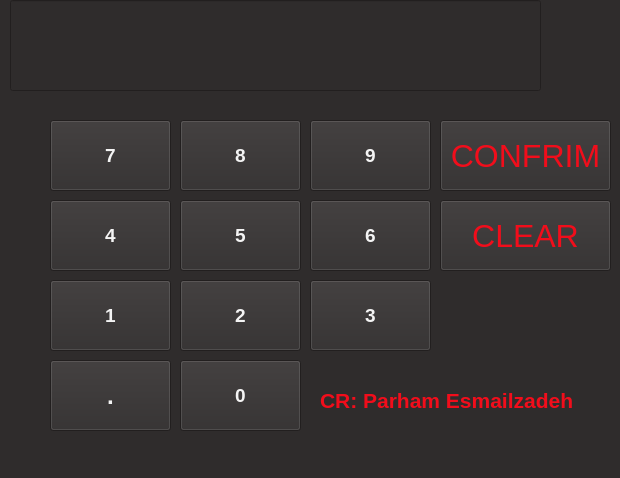
<?xml version="1.0" encoding="UTF-8"?>
<ui version="4.0">
 <class>MainWindow</class>
 <widget class="QMainWindow" name="MainWindow">
  <property name="geometry">
   <rect>
    <x>0</x>
    <y>0</y>
    <width>620</width>
    <height>478</height>
   </rect>
  </property>
  <property name="font">
   <font>
    <pointsize>16</pointsize>
    <weight>75</weight>
    <bold>true</bold>
   </font>
  </property>
  <property name="windowTitle">
   <string>MainWindow</string>
  </property>
  <property name="styleSheet">
   <string notr="true">background:#2F2C2C;</string>
  </property>
  <widget class="QWidget" name="centralwidget">
   <widget class="QLineEdit" name="LE_result">
    <property name="geometry">
     <rect>
      <x>10</x>
      <y>0</y>
      <width>531</width>
      <height>91</height>
     </rect>
    </property>
    <property name="font">
     <font>
      <pointsize>16</pointsize>
      <weight>75</weight>
      <bold>true</bold>
     </font>
    </property>
    <property name="layoutDirection">
     <enum>Qt::LeftToRight</enum>
    </property>
    <property name="styleSheet">
     <string notr="true">color: #D62121</string>
    </property>
    <property name="readOnly">
     <bool>true</bool>
    </property>
   </widget>
   <widget class="QPushButton" name="btn_7">
    <property name="geometry">
     <rect>
      <x>50</x>
      <y>120</y>
      <width>121</width>
      <height>71</height>
     </rect>
    </property>
    <property name="font">
     <font>
      <pointsize>14</pointsize>
      <weight>75</weight>
      <bold>true</bold>
     </font>
    </property>
    <property name="styleSheet">
     <string notr="true">color: #F4F4F4</string>
    </property>
    <property name="text">
     <string>7</string>
    </property>
   </widget>
   <widget class="QPushButton" name="btn_5">
    <property name="geometry">
     <rect>
      <x>180</x>
      <y>200</y>
      <width>121</width>
      <height>71</height>
     </rect>
    </property>
    <property name="font">
     <font>
      <pointsize>14</pointsize>
      <weight>75</weight>
      <bold>true</bold>
     </font>
    </property>
    <property name="styleSheet">
     <string notr="true">color: #F4F4F4</string>
    </property>
    <property name="text">
     <string>5</string>
    </property>
   </widget>
   <widget class="QPushButton" name="btn_4">
    <property name="geometry">
     <rect>
      <x>50</x>
      <y>200</y>
      <width>121</width>
      <height>71</height>
     </rect>
    </property>
    <property name="font">
     <font>
      <pointsize>14</pointsize>
      <weight>75</weight>
      <bold>true</bold>
     </font>
    </property>
    <property name="styleSheet">
     <string notr="true">color: #F4F4F4</string>
    </property>
    <property name="text">
     <string>4</string>
    </property>
   </widget>
   <widget class="QPushButton" name="btn_9">
    <property name="geometry">
     <rect>
      <x>310</x>
      <y>120</y>
      <width>121</width>
      <height>71</height>
     </rect>
    </property>
    <property name="font">
     <font>
      <pointsize>14</pointsize>
      <weight>75</weight>
      <bold>true</bold>
     </font>
    </property>
    <property name="styleSheet">
     <string notr="true">color: #F4F4F4</string>
    </property>
    <property name="text">
     <string>9</string>
    </property>
   </widget>
   <widget class="QPushButton" name="btn_8">
    <property name="geometry">
     <rect>
      <x>180</x>
      <y>120</y>
      <width>121</width>
      <height>71</height>
     </rect>
    </property>
    <property name="font">
     <font>
      <pointsize>14</pointsize>
      <weight>75</weight>
      <bold>true</bold>
     </font>
    </property>
    <property name="styleSheet">
     <string notr="true">color: #F4F4F4</string>
    </property>
    <property name="text">
     <string>8</string>
    </property>
   </widget>
   <widget class="QPushButton" name="btn_3">
    <property name="geometry">
     <rect>
      <x>310</x>
      <y>280</y>
      <width>121</width>
      <height>71</height>
     </rect>
    </property>
    <property name="font">
     <font>
      <pointsize>14</pointsize>
      <weight>75</weight>
      <bold>true</bold>
     </font>
    </property>
    <property name="styleSheet">
     <string notr="true">color: #F4F4F4</string>
    </property>
    <property name="text">
     <string>3</string>
    </property>
   </widget>
   <widget class="QPushButton" name="btn_2">
    <property name="geometry">
     <rect>
      <x>180</x>
      <y>280</y>
      <width>121</width>
      <height>71</height>
     </rect>
    </property>
    <property name="font">
     <font>
      <pointsize>14</pointsize>
      <weight>75</weight>
      <bold>true</bold>
     </font>
    </property>
    <property name="styleSheet">
     <string notr="true">color: #F4F4F4</string>
    </property>
    <property name="text">
     <string>2</string>
    </property>
   </widget>
   <widget class="QPushButton" name="btn_1">
    <property name="geometry">
     <rect>
      <x>50</x>
      <y>280</y>
      <width>121</width>
      <height>71</height>
     </rect>
    </property>
    <property name="font">
     <font>
      <pointsize>14</pointsize>
      <weight>75</weight>
      <bold>true</bold>
     </font>
    </property>
    <property name="styleSheet">
     <string notr="true">color: #F4F4F4</string>
    </property>
    <property name="text">
     <string>1</string>
    </property>
   </widget>
   <widget class="QPushButton" name="btn_6">
    <property name="geometry">
     <rect>
      <x>310</x>
      <y>200</y>
      <width>121</width>
      <height>71</height>
     </rect>
    </property>
    <property name="font">
     <font>
      <pointsize>14</pointsize>
      <weight>75</weight>
      <bold>true</bold>
     </font>
    </property>
    <property name="styleSheet">
     <string notr="true">color: #F4F4F4</string>
    </property>
    <property name="text">
     <string>6</string>
    </property>
   </widget>
   <widget class="QPushButton" name="btn_0">
    <property name="geometry">
     <rect>
      <x>180</x>
      <y>360</y>
      <width>121</width>
      <height>71</height>
     </rect>
    </property>
    <property name="font">
     <font>
      <pointsize>14</pointsize>
      <weight>75</weight>
      <bold>true</bold>
     </font>
    </property>
    <property name="styleSheet">
     <string notr="true">color: #F4F4F4</string>
    </property>
    <property name="text">
     <string>0</string>
    </property>
   </widget>
   <widget class="QPushButton" name="btn_dot">
    <property name="geometry">
     <rect>
      <x>50</x>
      <y>360</y>
      <width>121</width>
      <height>71</height>
     </rect>
    </property>
    <property name="font">
     <font>
      <pointsize>18</pointsize>
      <weight>75</weight>
      <bold>true</bold>
     </font>
    </property>
    <property name="styleSheet">
     <string notr="true">color: #F4F4F4
</string>
    </property>
    <property name="text">
     <string>.</string>
    </property>
   </widget>
   <widget class="QLabel" name="label">
    <property name="geometry">
     <rect>
      <x>320</x>
      <y>380</y>
      <width>281</width>
      <height>41</height>
     </rect>
    </property>
    <property name="font">
     <font>
      <pointsize>16</pointsize>
      <weight>75</weight>
      <bold>true</bold>
     </font>
    </property>
    <property name="styleSheet">
     <string notr="true">color:#F20D1B;</string>
    </property>
    <property name="text">
     <string>CR: Parham Esmailzadeh</string>
    </property>
   </widget>
   <widget class="QPushButton" name="pushButton">
    <property name="geometry">
     <rect>
      <x>440</x>
      <y>120</y>
      <width>171</width>
      <height>71</height>
     </rect>
    </property>
    <property name="layoutDirection">
     <enum>Qt::LeftToRight</enum>
    </property>
    <property name="styleSheet">
     <string notr="true">color:#F20D1B;
font-size: 32px;</string>
    </property>
    <property name="text">
     <string>CONFRIM</string>
    </property>
    <property name="default">
     <bool>false</bool>
    </property>
    <property name="flat">
     <bool>false</bool>
    </property>
   </widget>
   <widget class="QPushButton" name="pushButton_2">
    <property name="geometry">
     <rect>
      <x>440</x>
      <y>200</y>
      <width>171</width>
      <height>71</height>
     </rect>
    </property>
    <property name="layoutDirection">
     <enum>Qt::LeftToRight</enum>
    </property>
    <property name="styleSheet">
     <string notr="true">color:#F20D1B;
font-size: 32px;</string>
    </property>
    <property name="text">
     <string>CLEAR</string>
    </property>
    <property name="default">
     <bool>false</bool>
    </property>
    <property name="flat">
     <bool>false</bool>
    </property>
   </widget>
  </widget>
  <widget class="QMenuBar" name="menubar">
   <property name="geometry">
    <rect>
     <x>0</x>
     <y>0</y>
     <width>620</width>
     <height>21</height>
    </rect>
   </property>
  </widget>
  <widget class="QStatusBar" name="statusbar"/>
 </widget>
 <resources/>
 <connections/>
</ui>
